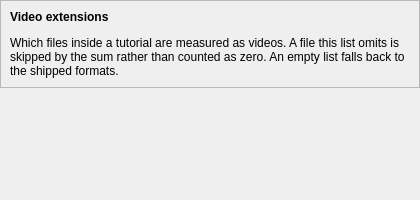
<?xml version="1.0" encoding="UTF-8"?>
<ui version="4.0">
 <class>VideosExtensionsPage</class>
 <widget class="QWidget" name="VideosExtensionsPage">
  <property name="geometry">
   <rect>
    <x>0</x>
    <y>0</y>
    <width>420</width>
    <height>200</height>
   </rect>
  </property>
  <layout class="QVBoxLayout" name="main_layout">
   <property name="leftMargin">
    <number>0</number>
   </property>
   <property name="topMargin">
    <number>0</number>
   </property>
   <property name="rightMargin">
    <number>0</number>
   </property>
   <property name="bottomMargin">
    <number>0</number>
   </property>
   <item>
    <widget class="QFrame" name="extensions_frame">
     <property name="frameShape">
      <enum>QFrame::Shape::StyledPanel</enum>
     </property>
     <property name="frameShadow">
      <enum>QFrame::Shadow::Raised</enum>
     </property>
     <layout class="QVBoxLayout" name="extensions_frame_layout">
      <item>
       <widget class="QLabel" name="extensions_frame_label">
        <property name="font">
         <font>
          <bold>true</bold>
         </font>
        </property>
        <property name="text">
         <string>Video extensions</string>
        </property>
       </widget>
      </item>
      <item>
       <widget class="StringListEditor" name="extensions_editor">
        <property name="toolTip">
         <string>One format per entry, e.g. mp4. The leading dot is optional and case does not matter. Double-click an entry to edit it.</string>
        </property>
       </widget>
      </item>
      <item>
       <widget class="WrappingLabel" name="extensions_note_label">
        <property name="text">
         <string>Which files inside a tutorial are measured as videos. A file this list omits is skipped by the sum rather than counted as zero. An empty list falls back to the shipped formats.</string>
        </property>
        <property name="wordWrap">
         <bool>true</bool>
        </property>
       </widget>
      </item>
     </layout>
    </widget>
   </item>
   <item>
    <spacer name="bottom_spacer">
     <property name="orientation">
      <enum>Qt::Orientation::Vertical</enum>
     </property>
     <property name="sizeHint" stdset="0">
      <size>
       <width>0</width>
       <height>0</height>
      </size>
     </property>
    </spacer>
   </item>
  </layout>
 </widget>
 <customwidgets>
  <customwidget>
   <class>StringListEditor</class>
   <extends>QWidget</extends>
   <header>borco_pyside.widgets</header>
  </customwidget>
  <customwidget>
   <class>WrappingLabel</class>
   <extends>QLabel</extends>
   <header>borco_pyside.widgets</header>
  </customwidget>
 </customwidgets>
 <resources/>
 <connections/>
</ui>
